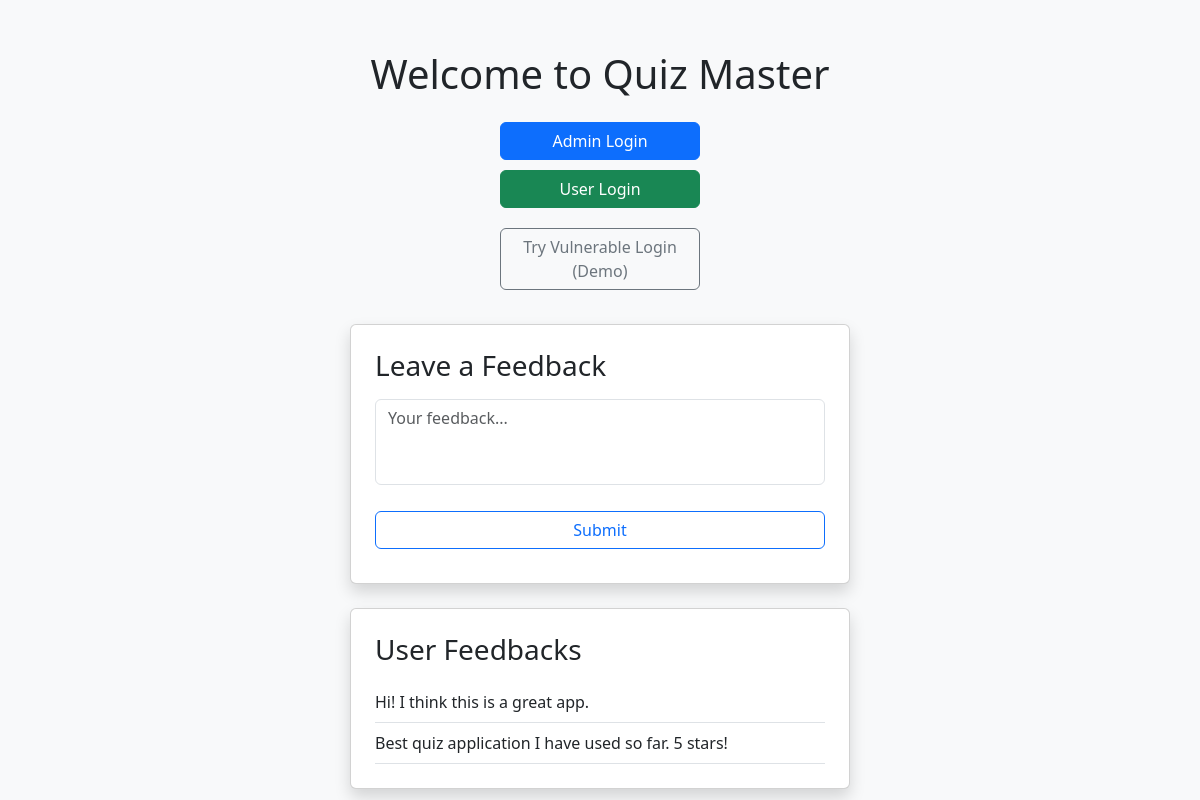
The page / on the database its author committed.
### models/models.py (models this page shows)
class Feedback(db.Model):
    id = db.Column(db.Integer, primary_key=True)
    content = db.Column(db.Text, nullable=False)

### controllers/auth.py (the view)
@auth_bp.route('/')
def index():
    feedbacks = Feedback.query.all()
    return render_template('index.html', feedbacks=feedbacks)

### templates/index.html (shortened to what this page needs)
<!DOCTYPE html>
<html lang="en">
<head>
    <link href="https://cdn.jsdelivr.net/npm/bootstrap@5.3.0/dist/css/bootstrap.min.css" rel="stylesheet">
</head>
<body>
    <div class="main-container">
        {% include 'toastr.html' %}
        <div class="text-center mb-4">
            <h1 class="mb-4">Welcome to Quiz Master</h1>
            <a href="{{ url_for('auth.admin_login') }}" class="btn btn-primary d-block">Admin Login</a>
            <a href="{{ url_for('auth.user_login') }}" class="btn btn-success d-block">User Login</a>
            <a href="{{ url_for('auth.vulnerable_login') }}" class="btn btn-outline-secondary">Try Vulnerable Login (Demo)</a>
        </div>
        <div class="card shadow p-4 mb-4">
            <h3 class="mb-3">Leave a Feedback</h3>
            <form action="/submit_feedback" method="POST">
                <div class="form-group mb-3">
                    <textarea class="form-control" name="feedback" rows="3" placeholder="Your feedback..."></textarea>
                </div>
                <button type="submit" class="btn btn-outline-primary w-100">Submit</button>
            </form>
        </div>
        <div class="card shadow p-4">
            <h3 class="mb-3">User Feedbacks</h3>
            {% for fb in feedbacks %}
                <div class="border-bottom py-2">
                    <p class="mb-0">{{ fb.content|safe }}</p>
                </div>
            {% else %}
                <p>No feedback yet. Be the first!</p>
            {% endfor %}
        </div>
    </div>
</body>
</html>

### templates/index.html (style rules this page uses)
body { min-height: 100vh; display: flex; justify-content: center; align-items: flex-start; padding-top: 50px; background-color: #f8f9fa; }
.main-container { width: 500px; }
.btn { width: 200px; margin: 10px auto; }
textarea { resize: none; }

### rows shown on the page
Feedback: content "Hi! I think this is a great app."
Feedback: content "Best quiz application I have used so far. 5 stars!"
